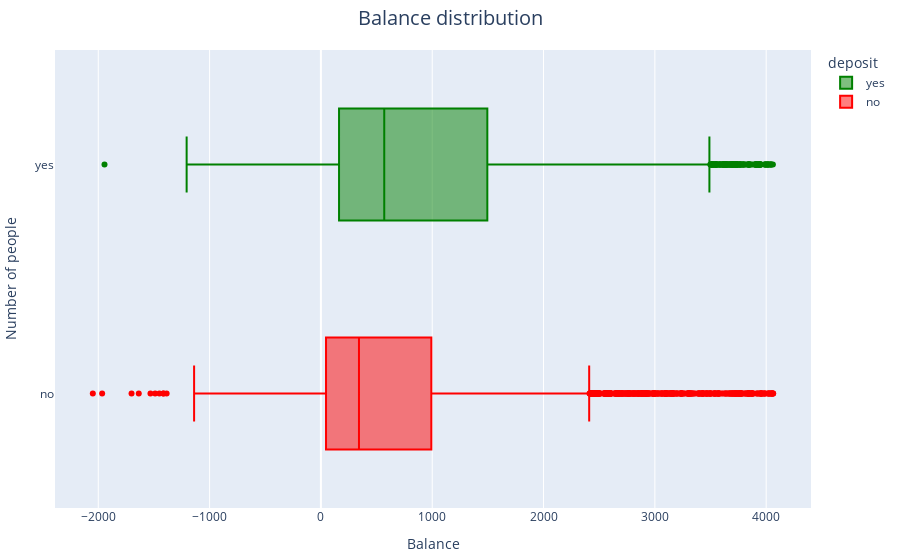

Source (notebook cell):
### Markdown cell above
**Conclusion:**  
Seems an age over 71 and 77 years could be a abnormal value. Perhaps it should be taken into account at the stage of a machine learning. Generally people with deposit have more wider range of ages, but the median value is slightly larger more in 'no' category.
______________________________

### Code cell
# explore balance feature
balance_boxplot = px.box(
    data_frame=data,
    x='balance',
    y='deposit',
    color='deposit',
    title='Balance distribution',
    color_discrete_map=color_map
)
balance_boxplot.update_layout(
    yaxis_title='Number of people',
    xaxis_title='Balance',
    title_font_size=20,
    title=dict(x=.5, xanchor='center'),
    margin=dict(l=10, r=10, t=50, b=50))

# display the plot
balance_boxplot.show();

### Figure 1 — Plotly figure (JSON) as saved in the notebook; plotly's stock layout.template omitted (floating-point values rounded to 4 significant figures; data arrays with more than 128 entries replaced by an {"elided": "..."} marker saying what was removed)
{"data": [{"alignmentgroup": "True", "hovertemplate": "deposit=%{y}<br>balance=%{x}<extra></extra>", "legendgroup": "yes", "marker": {"color": "green"}, "name": "yes", "notched": false, "offsetgroup": "yes", "orientation": "h", "showlegend": true, "type": "box", "x": {"elided": "4681 int values"}, "x0": " ", "xaxis": "x", "y": {"elided": "4681 str values"}, "y0": " ", "yaxis": "y"}, {"alignmentgroup": "True", "hovertemplate": "deposit=%{y}<br>balance=%{x}<extra></extra>", "legendgroup": "no", "marker": {"color": "red"}, "name": "no", "notched": false, "offsetgroup": "no", "orientation": "h", "showlegend": true, "type": "box", "x": {"elided": "5424 int values"}, "x0": " ", "xaxis": "x", "y": {"elided": "5424 str values"}, "y0": " ", "yaxis": "y"}], "layout": {"boxmode": "overlay", "legend": {"title": {"text": "deposit"}, "tracegroupgap": 0}, "margin": {"b": 50, "l": 10, "r": 10, "t": 50}, "title": {"font": {"size": 20}, "text": "Balance distribution", "x": 0.5, "xanchor": "center"}, "xaxis": {"anchor": "y", "domain": [0, 1], "title": {"text": "Balance"}}, "yaxis": {"anchor": "x", "categoryarray": ["no", "yes"], "categoryorder": "array", "domain": [0, 1], "title": {"text": "Number of people"}}}}
